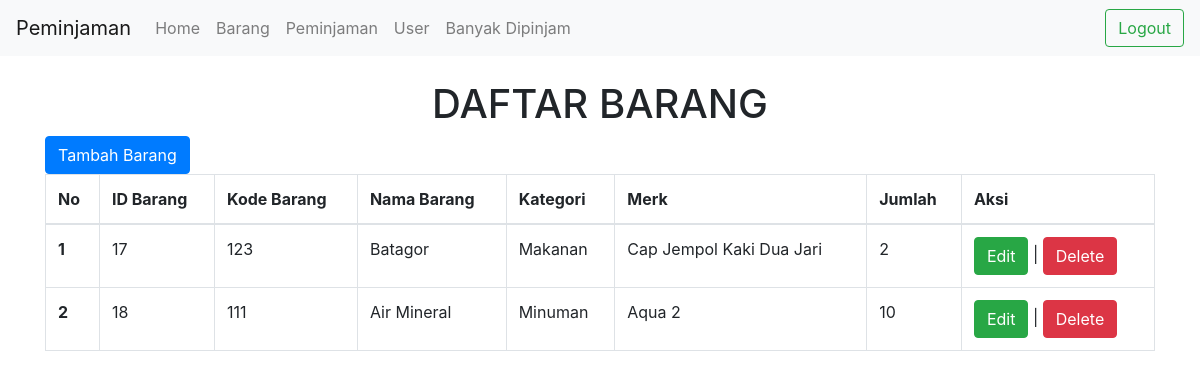
The page /barang.php (signed in) on the database as committed earlier.
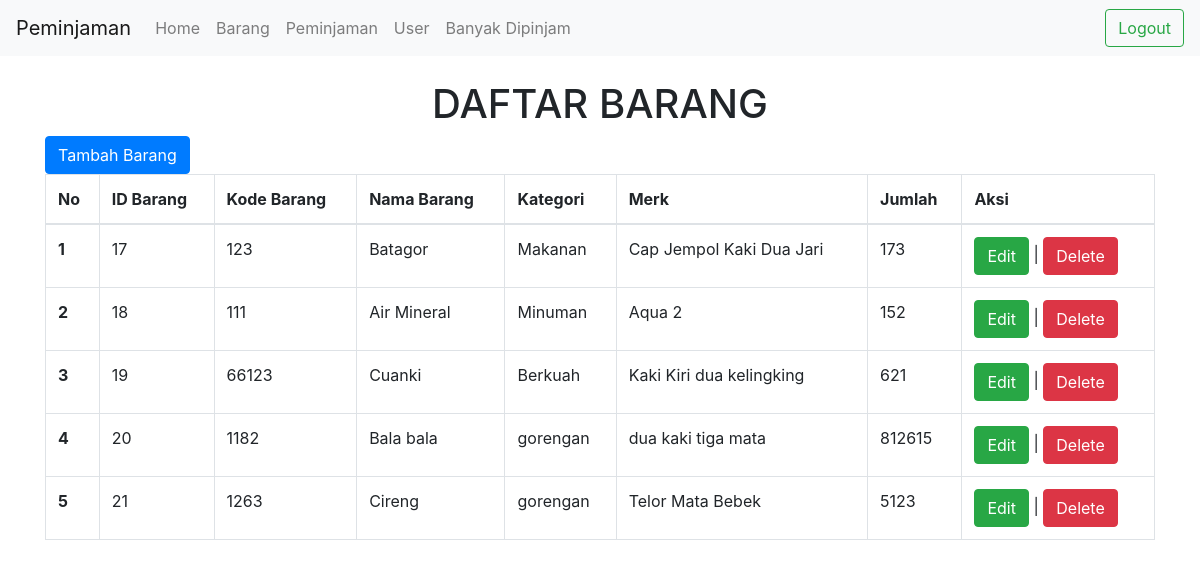
The same page on the database as committed later.
### tables this page shows
CREATE TABLE `barang` (
  `id` int(11) NOT NULL,
  `kode_brg` varchar(25) NOT NULL,
  `nama_brg` varchar(30) NOT NULL,
  `kategori` varchar(25) NOT NULL,
  `merk` varchar(25) NOT NULL,
  `jumlah` int(11) NOT NULL
);

### database.php (called while the page is built, shortened)
<?php
$host = "localhost";
$user = "root";
$pass = "";
$dbname = "sts";
$koneksi = mysqli_connect($host, $user, $pass, $dbname) or die("Gagal terhubung dengan database " . mysqli_error($koneksi));
function tampildata1($tablename)
{
    global $koneksi;
    $hasil = mysqli_query($koneksi, "select * from $tablename");
    $rows = [];
    while ($row = mysqli_fetch_assoc($hasil)) {
        $rows[] = $row;
    }
    return $rows;
}
?>

### barang.php (the view, shortened to what this page needs)
<?php
require_once('database.php');
$data = tampildata1('barang');
$nomor = 0;
?>
<!doctype html>
<html lang="en">
<head>
  <link rel="stylesheet" href="https://cdn.jsdelivr.net/npm/bootstrap@4.6.2/dist/css/bootstrap.min.css"
>
</head>
<body>
  <?php
  if ($_SESSION['status'] <> "login") {
    header("location:login.php?msg=belum_login");
  } else {
    require('navbar.php');
  }
  ?>
  <div class="container">
    <center>
      <h1>DAFTAR BARANG</h1>
    </center>
    <a type="button pt-5" name="tambahBarang" class="btn btn-primary" href="tambahbarang.php">Tambah Barang</a>
    <br>
    <table class="table table-bordered" break>
      <thead>
        <tr>
          <th scope="col">No</th>
          <th scope="col">ID Barang</th>
          <th scope="col">Kode Barang</th>
          <th scope="col">Nama Barang</th>
          <th scope="col">Kategori</th>
          <th scope="col">Merk</th>
        <center><th scope="col">Jumlah</th></center>
          <th scope="col">Aksi</th>
        </tr>
      </thead>
      <tbody>
        <?php foreach ($data as $item): ?>
          <?php $nomor++; ?>
          <tr>
            <th scope="row">
              <?php echo $nomor; ?>
            </th>
            <td>
              <?php echo $item['id']; ?>
            </td>
            <td>
              <?php echo $item['kode_brg']; ?>
            </td>
            <td>
              <?php echo $item['nama_brg']; ?>
            </td>
            <td>
              <?php echo $item['kategori']; ?>
            </td>
            <td>
              <?php echo $item['merk']; ?>
            </td>
            <td>
              <?php echo $item['jumlah']; ?>
            </td>
            <td>
              <?php echo "<a type='button' class='btn btn-success' href='edit.php?id=$item[id]'>Edit</a> | <a type='button' class='btn btn-danger' href='javascript:hapusData(" . $item['id'] . ")'>Delete</a>"; ?>
            </td>
          </tr>
        <?php endforeach ?>
      </tbody>
    </table>
  </div>
</body>
</html>

### navbar.php (shortened to what this page needs)
<?php
require_once('database.php')
?>
<nav class="navbar navbar-expand-lg navbar-light bg-light">
    <a class="navbar-brand" href="#">Peminjaman</a>
    <div class="collapse navbar-collapse" id="navbarTogglerDemo03">
      <ul class="navbar-nav mr-auto mt-2 mt-lg-0">
      <li class="nav-item">
          <a class="nav-link" href="home.php">Home</span></a>
        </li>
        <li class="nav-item">
          <a class="nav-link" href="barang.php">Barang</span></a>
        </li>
        <li class="nav-item">
          <a class="nav-link" href="peminjaman.php">Peminjaman <span class="sr-only">(current)</span></a>
        </li>
        <li class="nav-item">
          <a class="nav-link" href="user.php">User <span class="sr-only"></span></a>
        </li>
        <li class="nav-item">
          <a class="nav-link" href="barangpopuler.php">Banyak Dipinjam  <span class="sr-only">(current)</span></a>
        </li>
      </ul>
      <form class="form-inline my-2 my-lg-0">
        <a class="btn btn-outline-success my-2 my-sm-0" href="logout.php" role="button">Logout</a>
      </form>
    </div>
  </nav>
  <br>

Rows that differ between the two databases and show on the page:
changed barang "Batagor": jumlah "2" → "173"
changed barang "Air Mineral": jumlah "10" → "152"
added barang: id "19", kode_brg "66123", nama_brg "Cuanki", kategori "Berkuah", merk "Kaki Kiri dua kelingking", jumlah "621"
added barang: id "20", kode_brg "1182", nama_brg "Bala bala", kategori "gorengan", merk "dua kaki tiga mata", jumlah "812615"
added barang: id "21", kode_brg "1263", nama_brg "Cireng", kategori "gorengan", merk "Telor Mata Bebek", jumlah "5123"
